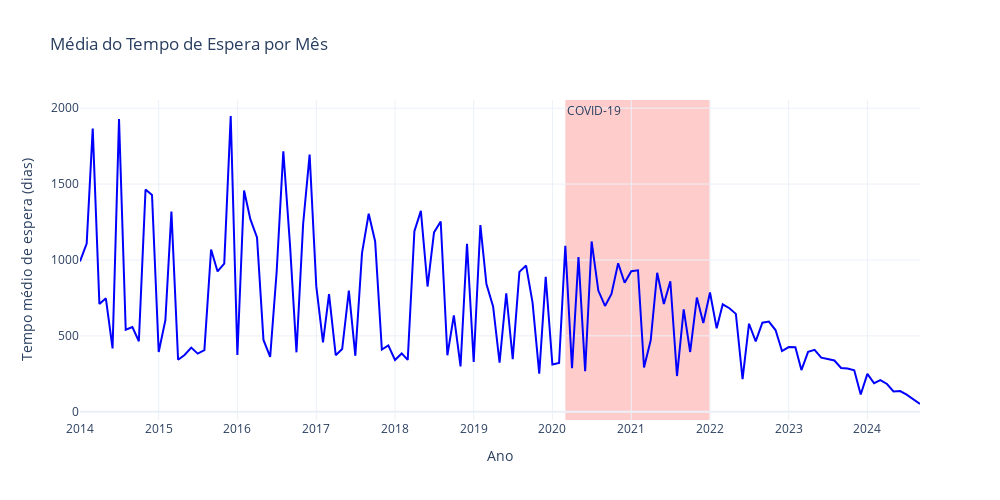

The cell this chart's notebook holds for it:
### Markdown cell above
# Pergunta 2

### Code cell
# Garantir que a coluna data_primeira_dialise está em datetime
df_espera['data_primeira_dialise'] = pd.to_datetime(df_espera['data_primeira_dialise'])

# Criar coluna de ano-mês
df_espera['ano_mes'] = df_espera['data_primeira_dialise'].dt.to_period('M').astype(str)

# Agrupar por ano-mês
df_mes = df_espera.groupby('ano_mes')['tempo_entre_fav_e_primeira_dialise'].mean().reset_index()

# Converter ano-mês para datetime (para plotar no eixo)
df_mes['ano_mes_dt'] = pd.to_datetime(df_mes['ano_mes'])

# === Gráfico de Linha (sem pontos) ===
fig1_p2 = go.Figure()

fig1_p2.add_trace(go.Scatter(
    x=df_mes['ano_mes_dt'],
    y=df_mes['tempo_entre_fav_e_primeira_dialise'],
    mode='lines',  # <-- Somente linha, sem pontos
    name='Tempo médio de espera',
    line=dict(color='blue', width=2)
))

# === Tarja vermelha para COVID-19 (março de 2020 até dezembro de 2021) ===
fig1_p2.add_vrect(
    x0="2020-03-01", x1="2021-12-31",
    fillcolor="red", opacity=0.2,
    layer="below", line_width=0,
    annotation_text="COVID-19", annotation_position="top left"
)

# === Layout ===
fig1_p2.update_layout(
    title='Média do Tempo de Espera por Mês',
    xaxis_title='Ano',
    yaxis_title='Tempo médio de espera (dias)',
    template='plotly_white',
    width=1000,
    height=500,
    xaxis=dict(
        tickformat='%Y',  # Mostra apenas o ano no eixo X
        dtick="M12",      # Um tick por ano
        showgrid=True
    )
)

fig1_p2.show()

### Figure 1 — Plotly figure (JSON) as saved in the notebook; plotly's stock layout.template omitted (floating-point values rounded to 4 significant figures; data arrays with more than 128 entries replaced by an {"elided": "..."} marker saying what was removed)
{"data": [{"line": {"color": "blue", "width": 2}, "mode": "lines", "name": "Tempo médio de espera", "type": "scatter", "x": {"elided": "129 str values"}, "y": {"elided": "129 float values"}}], "layout": {"annotations": [{"showarrow": false, "text": "COVID-19", "x": "2020-03-01", "xanchor": "left", "xref": "x", "y": 1, "yanchor": "top", "yref": "y domain"}], "height": 500, "shapes": [{"fillcolor": "red", "layer": "below", "line": {"width": 0}, "opacity": 0.2, "type": "rect", "x0": "2020-03-01", "x1": "2021-12-31", "xref": "x", "y0": 0, "y1": 1, "yref": "y domain"}], "title": {"text": "Média do Tempo de Espera por Mês"}, "width": 1000, "xaxis": {"dtick": "M12", "showgrid": true, "tickformat": "%Y", "title": {"text": "Ano"}}, "yaxis": {"title": {"text": "Tempo médio de espera (dias)"}}}}
